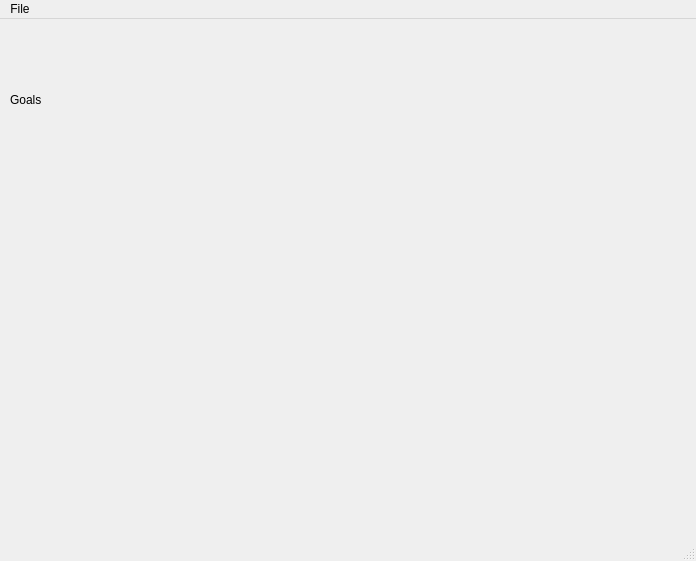
<?xml version="1.0" encoding="UTF-8"?>
<ui version="4.0">
 <class>MainWindow</class>
 <widget class="QMainWindow" name="MainWindow">
  <property name="geometry">
   <rect>
    <x>0</x>
    <y>0</y>
    <width>696</width>
    <height>561</height>
   </rect>
  </property>
  <property name="windowTitle">
   <string>MainWindow</string>
  </property>
  <widget class="QWidget" name="centralwidget">
   <widget class="QLabel" name="goalLabel">
    <property name="geometry">
     <rect>
      <x>10</x>
      <y>60</y>
      <width>91</width>
      <height>41</height>
     </rect>
    </property>
    <property name="text">
     <string>Goals</string>
    </property>
   </widget>
  </widget>
  <widget class="QMenuBar" name="menubar">
   <property name="geometry">
    <rect>
     <x>0</x>
     <y>0</y>
     <width>696</width>
     <height>22</height>
    </rect>
   </property>
   <widget class="QMenu" name="menuFile">
    <property name="title">
     <string>File</string>
    </property>
   </widget>
   <addaction name="menuFile"/>
  </widget>
  <widget class="QStatusBar" name="statusbar"/>
 </widget>
 <resources/>
 <connections/>
</ui>
